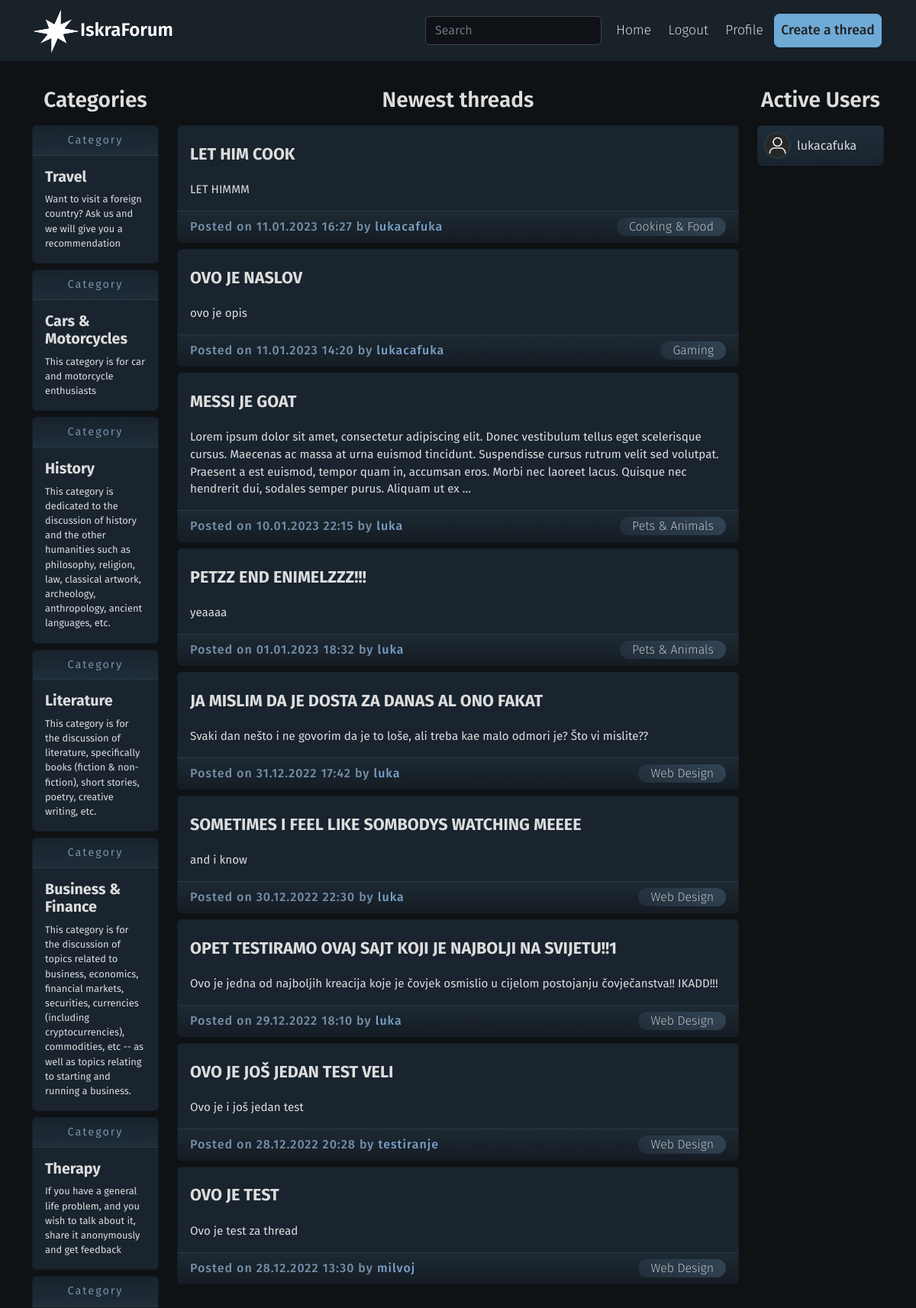
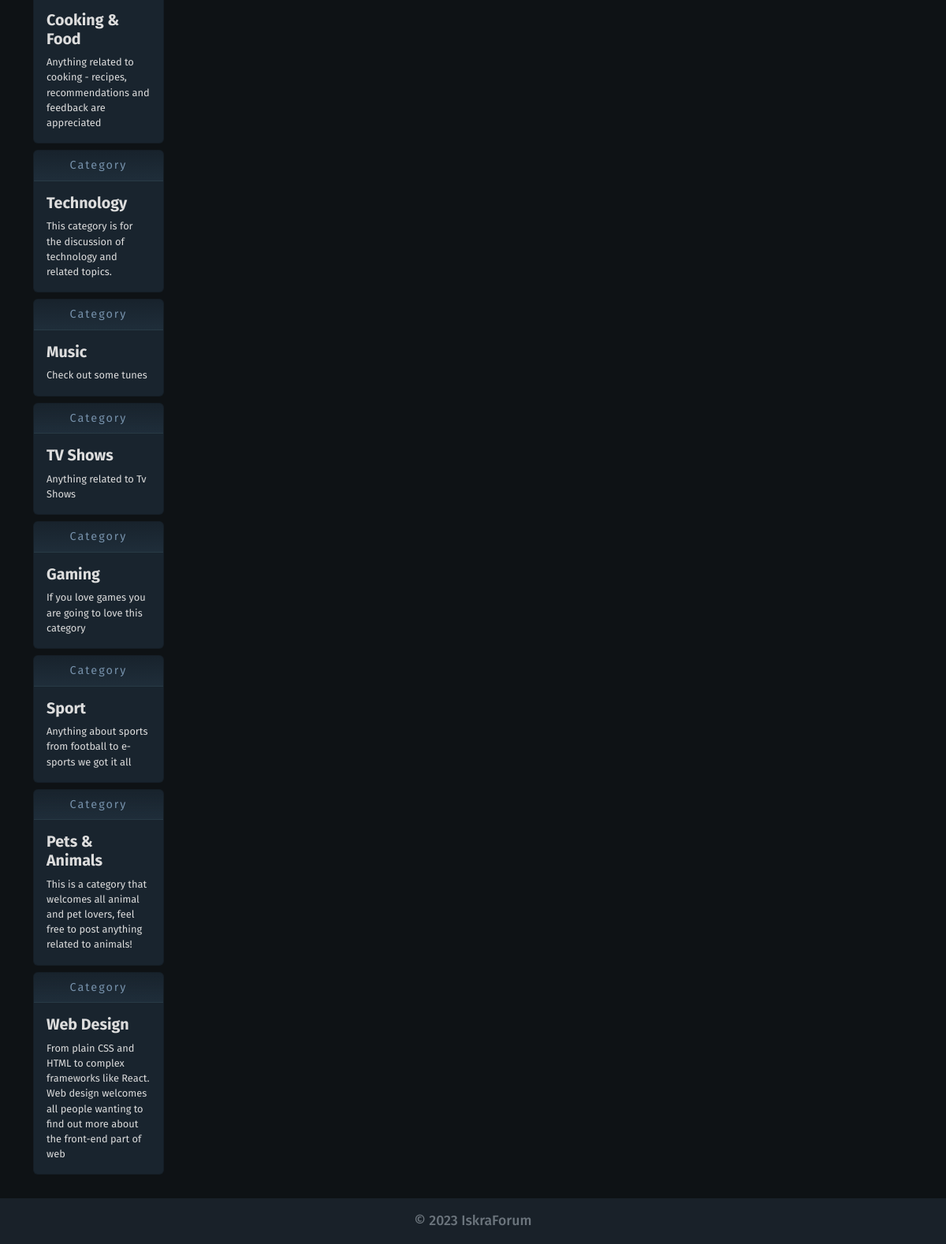
The page / (signed in) on the database its author committed (2 pictures, top to bottom).
### base/models.py (models this page shows, shortened)
class Category(models.Model):
    name = models.CharField(max_length=200, unique=True)
    description = models.TextField()
    created = models.DateTimeField(auto_now_add=True)

class Thread(models.Model):
    title = models.CharField(max_length=150)
    description = models.TextField()
    uploader = models.ForeignKey(User, null=True, blank=True, on_delete=models.CASCADE)
    category = models.ForeignKey("Category", verbose_name=("Category"), null=True, on_delete=models.DO_NOTHING)
    created = models.DateTimeField(auto_now_add=True)

### base/views.py (the view)
# urls.py: path('', views.home, name='home'),
def home(request):
    q = request.GET.get('q') if request.GET.get('q') != None else ''
    threads = Thread.objects.filter(Q(category__name__icontains=q) | Q(title__icontains=q) |  Q(uploader__username__icontains=q))
    users = request.online_now
    categories = Category.objects.all()
    context = {
        'threads': threads,
        'users': users,
        'categories': categories,
    }
    return render(request, 'base/index.html', context)

### base/templates/base/index.html (shortened to what this page needs)
{% extends 'base/base.html' %}
{% load static %}
{% block content %}
    <div class="container container-home">
        <div class="row">
            <div class="col-lg-2">
                    <div class="container-fluid inner-container">
                        <div class="row">
                            <div class="col-md-12 title">
                                <h3 class="">Categories</h3>
                            </div>
                            <div class="col-md-12 comm-list">
                                {% for category in categories reversed %}
                                <a class="card mb-2" href="{% url 'home' %}?q={{category.name}}">
                                    <div class="card-header comm-header">Category</div>
                                    <div class="card-body">
                                      <h5 class="card-title comn-title">{{category.name}}</h5>
                                      <p class="card-text comm-desc">{{category.description}}</p>
                                    </div>
                                </a>
                                {% endfor %}
                            </div>
                        </div>
                    </div>
            </div>
            <div class="col-lg-8">
                 <div class="container-fluid inner-container">
                        <div class="row communities">
                            <div class="col-md-12 title">
                                <h3 class="">Newest threads</h3>
                            </div>
                                <div class="col-md-12 thread-list">
                                    {% for thread in threads reversed %}
                                    <div class="card mb-2">
                                        <a href="/thread/{{thread.id}}" class="card-body thread-body">
                                          <h5 class="card-title thread-title">{{ thread.title|upper }}</h5>
                                          <p class="card-text thread-text">{{ thread.description|truncatewords:50 }} </p>
                                        </a>
                                        <div class="card-footer thread-footer d-flex align-items-center justify-content-between">
                                             <span class="post-info">Posted on {{ thread.created|date:'d.m.Y H:i' }} by <a href="/user/{{thread.uploader.username}}" class="thread-user-link"> {{thread.uploader.username}} </a> </span> <a class="category" href="{% url 'home' %}?q={{thread.category.name}}"> {{thread.category.name}} </a>
                                        </div>
                                    </div>
                                    {% endfor %}
                                </div>
                        </div>
                    </div>
            </div>
            <div class="col-lg-2">
                <div class="container-fluid inner-container">
                    <div class="row communities">
                        <div class="col-md-12 title">
                            <h3 class="">Active Users</h3>
                        </div>
                            {% for user in users %}
                            <div class="col-md-12 user-list">
                                <a href="/user/{{user.username}}" class="card mb-2 user">
                                    <div class="card-body d-flex p-2 justify-content-start align-items-center">
                                        <img class="usr-avatar" src="{% static 'base/img/avatar.png' %}" alt="" width="35px" height="35px">
                                        <p class="username">{{ user.username }}</p>
                                    </div>
                                </a>
                            </div>
                            {% endfor %}
                    </div>
                </div>
            </div>
        </div>
    </div>
{% endblock content %}

### rows shown on the page
Category: name "Travel", description "Want to visit a foreign country? Ask us and we will give you a recommendation"
Category: name "Cars & Motorcycles", description "This category is for car and motorcycle enthusiasts"
Category: name "History", description "This category is dedicated to the discussion of history and the other humanities such as philosophy, religion, law, classical artwork, archeology, anthropology, ancient languages, etc."
Category: name "Literature", description "This category is for the discussion of literature, specifically books (fiction & non-fiction), short stories, poetry, creative writing, etc."
Category: name "Business & Finance", description "This category is for the discussion of topics related to business, economics, financial markets, securities, currencies (including cryptocurrencies), commodities, etc -- as well as topics relating to starting and running a business."
Category: name "Therapy", description "If you have a general life problem, and you wish to talk about it, share it anonymously and get feedback"
Category: name "Cooking & Food", description "Anything related to cooking - recipes, recommendations and feedback are appreciated"
Category: name "Technology", description "This category is for the discussion of technology and related topics."
Category: name "Music", description "Check out some tunes"
Category: name "TV Shows", description "Anything related to Tv Shows"
Category: name "Gaming", description "If you love games you are going to love this category"
Category: name "Sport", description "Anything about sports from football to e-sports we got it all"
Category: name "Pets & Animals", description "This is a category that welcomes all animal and pet lovers, feel free to post anything related to animals!"
Category: name "Web Design", description "From plain CSS and HTML to complex frameworks like React. Web design welcomes all people wanting to find out more about the front-end part of web"
Thread: title "LET HIM COOK", description "LET HIMMM", created "11.01.2023 16:27", uploader.username "lukacafuka", category.name "Cooking & Food"
Thread: title "OVO JE NASLOV", description "ovo je opis", created "11.01.2023 14:20", uploader.username "lukacafuka", category.name "Gaming"
Thread: title "MESSI JE GOAT", description "Lorem ipsum dolor sit amet, consectetur adipiscing elit. Donec vestibulum tellus eget scelerisque cursus. Maecenas ac massa at urna euismod tincidunt. Suspendisse cursus rutrum velit sed volutpat. Praesent a est euismod, tempor quam in, accumsan eros. Morbi nec laoreet lacus. Quisque nec hendrerit dui, sodales semper purus. Aliquam ut ex …", created "10.01.2023 22:15", uploader.username "luka", category.name "Pets & Animals"
Thread: title "PETZZ END ENIMELZZZ!!!", description "yeaaaa", created "01.01.2023 18:32", uploader.username "luka", category.name "Pets & Animals"
Thread: title "JA MISLIM DA JE DOSTA ZA DANAS AL ONO FAKAT", description "Svaki dan nešto i ne govorim da je to loše, ali treba kae malo odmori je? Što vi mislite??", created "31.12.2022 17:42", uploader.username "luka", category.name "Web Design"
Thread: title "SOMETIMES I FEEL LIKE SOMBODYS WATCHING MEEEE", description "and i know", created "30.12.2022 22:30", uploader.username "luka", category.name "Web Design"
Thread: title "OPET TESTIRAMO OVAJ SAJT KOJI JE NAJBOLJI NA SVIJETU!!1", description "Ovo je jedna od najboljih kreacija koje je čovjek osmislio u cijelom postojanju čovječanstva!! IKADD!!!", created "29.12.2022 18:10", uploader.username "luka", category.name "Web Design"
Thread: title "OVO JE JOŠ JEDAN TEST VELI", description "Ovo je i još jedan test", created "28.12.2022 20:28", uploader.username "testiranje", category.name "Web Design"
Thread: title "OVO JE TEST", description "Ovo je test za thread", created "28.12.2022 13:30", uploader.username "milvoj", category.name "Web Design"

### other values the page prints
{{ user.username }} "lukacafuka"
